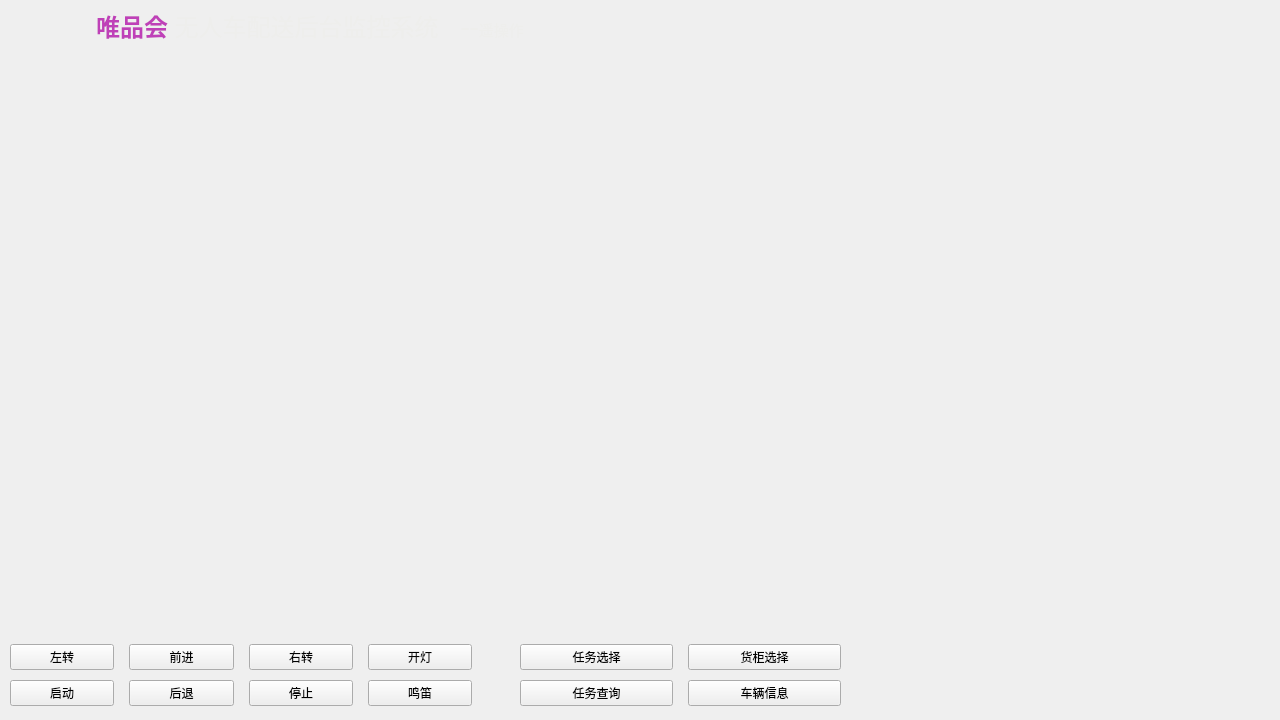
<?xml version="1.0" encoding="UTF-8"?>
<ui version="4.0">
 <class>Teleoperation</class>
 <widget class="QWidget" name="Teleoperation">
  <property name="geometry">
   <rect>
    <x>0</x>
    <y>0</y>
    <width>1280</width>
    <height>720</height>
   </rect>
  </property>
  <property name="windowTitle">
   <string>Form</string>
  </property>
  <widget class="QWidget" name="gridLayoutWidget">
   <property name="geometry">
    <rect>
     <x>10</x>
     <y>640</y>
     <width>462</width>
     <height>71</height>
    </rect>
   </property>
   <layout class="QGridLayout" name="gridLayout_vehicleManip">
    <property name="horizontalSpacing">
     <number>15</number>
    </property>
    <item row="0" column="0">
     <widget class="QPushButton" name="button_turnLeft">
      <property name="text">
       <string>左转</string>
      </property>
     </widget>
    </item>
    <item row="1" column="3">
     <widget class="QPushButton" name="button_horn">
      <property name="text">
       <string>鸣笛</string>
      </property>
     </widget>
    </item>
    <item row="1" column="1">
     <widget class="QPushButton" name="button_backward">
      <property name="text">
       <string>后退</string>
      </property>
     </widget>
    </item>
    <item row="0" column="3">
     <widget class="QPushButton" name="button_light">
      <property name="text">
       <string>开灯</string>
      </property>
     </widget>
    </item>
    <item row="0" column="1">
     <widget class="QPushButton" name="button_forward">
      <property name="text">
       <string>前进</string>
      </property>
     </widget>
    </item>
    <item row="1" column="2">
     <widget class="QPushButton" name="button_stop">
      <property name="text">
       <string>停止</string>
      </property>
     </widget>
    </item>
    <item row="1" column="0">
     <widget class="QPushButton" name="button_start">
      <property name="text">
       <string>启动</string>
      </property>
     </widget>
    </item>
    <item row="0" column="2">
     <widget class="QPushButton" name="button_turnRight">
      <property name="text">
       <string>右转</string>
      </property>
     </widget>
    </item>
   </layout>
  </widget>
  <widget class="QWidget" name="gridLayoutWidget_2">
   <property name="geometry">
    <rect>
     <x>520</x>
     <y>640</y>
     <width>321</width>
     <height>71</height>
    </rect>
   </property>
   <layout class="QGridLayout" name="gridLayout_task">
    <property name="horizontalSpacing">
     <number>15</number>
    </property>
    <item row="1" column="1">
     <widget class="QPushButton" name="button_vehicleInfo">
      <property name="text">
       <string>车辆信息</string>
      </property>
     </widget>
    </item>
    <item row="1" column="0">
     <widget class="QPushButton" name="button_taskAsk">
      <property name="text">
       <string>任务查询</string>
      </property>
     </widget>
    </item>
    <item row="0" column="1">
     <widget class="QPushButton" name="button_boxSelect">
      <property name="text">
       <string>货柜选择</string>
      </property>
     </widget>
    </item>
    <item row="0" column="0">
     <widget class="QPushButton" name="button_taskSelect">
      <property name="text">
       <string>任务选择</string>
      </property>
     </widget>
    </item>
   </layout>
  </widget>
  <widget class="QLabel" name="label">
   <property name="geometry">
    <rect>
     <x>-580</x>
     <y>-10</y>
     <width>1780</width>
     <height>71</height>
    </rect>
   </property>
   <property name="text">
    <string>&lt;!DOCTYPE HTML PUBLIC &quot;-//W3C//DTD HTML 4.0//EN&quot; &quot;http://www.w3.org/TR/REC-html40/strict.dtd&quot;&gt;
&lt;html&gt;&lt;head&gt;&lt;meta name=&quot;qrichtext&quot; content=&quot;1&quot; /&gt;&lt;style type=&quot;text/css&quot;&gt;
p, li { white-space: pre-wrap; }
&lt;/style&gt;&lt;/head&gt;&lt;body style=&quot; font-family:'Ubuntu'; font-size:11pt; font-weight:400; font-style:normal;&quot;&gt;
&lt;p align=&quot;center&quot; style=&quot; margin-top:12px; margin-bottom:12px; margin-left:0px; margin-right:0px; -qt-block-indent:0; text-indent:0px;&quot;&gt;&lt;span style=&quot; font-size:18pt; font-weight:600; color:#bf40b8;&quot;&gt;唯品会&lt;/span&gt;&lt;span style=&quot; font-size:18pt;&quot;&gt; &lt;/span&gt;&lt;span style=&quot; font-size:18pt; color:#eeeeec;&quot;&gt;无人车配送后台监控系统&lt;/span&gt;&lt;span style=&quot; font-size:20pt; color:#eeeeec;&quot;&gt;   --&lt;/span&gt;&lt;span style=&quot; color:#eeeeec;&quot;&gt;遥操作&lt;/span&gt;&lt;/p&gt;&lt;/body&gt;&lt;/html&gt;</string>
   </property>
  </widget>
 </widget>
 <resources/>
 <connections/>
</ui>
